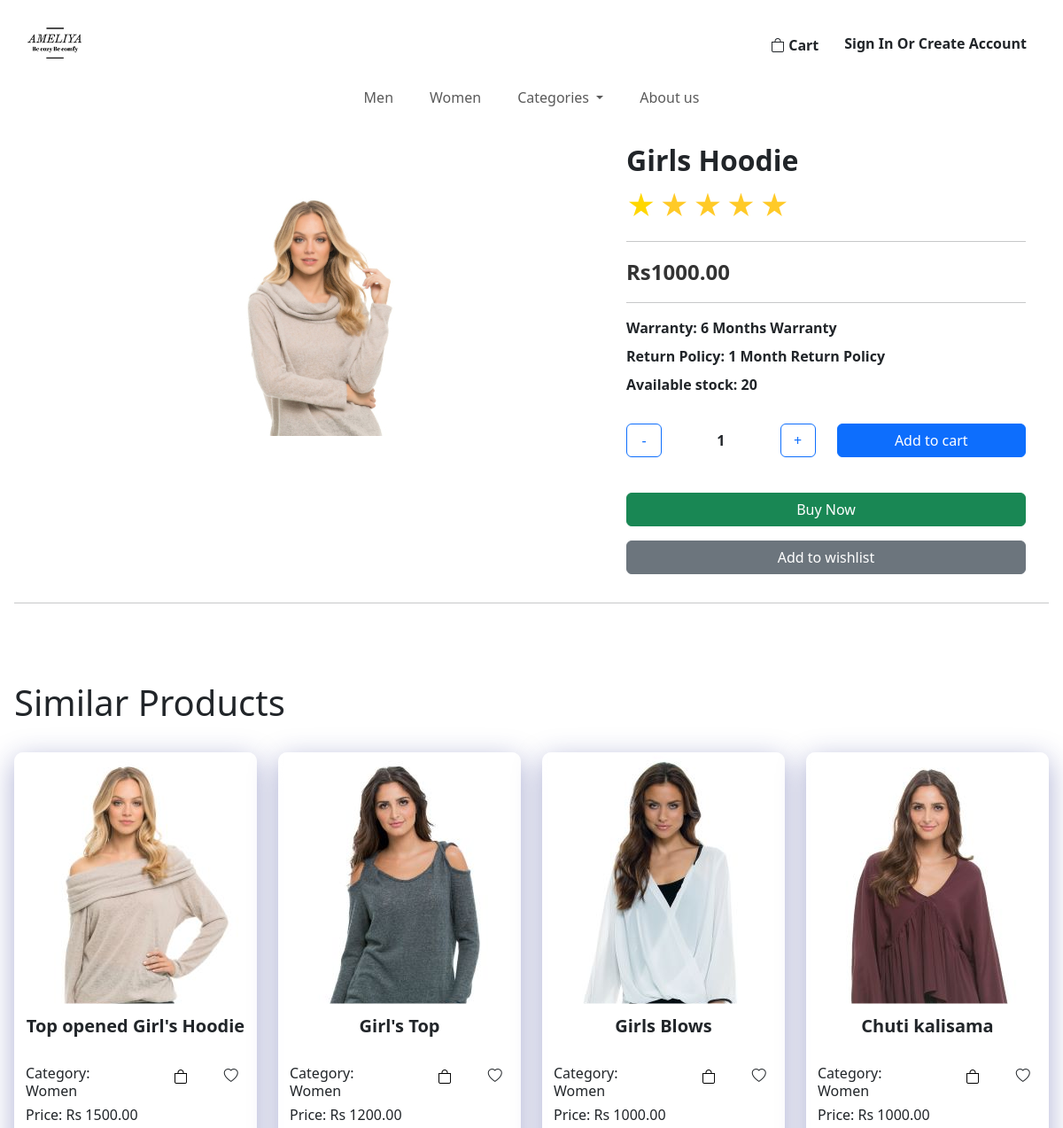
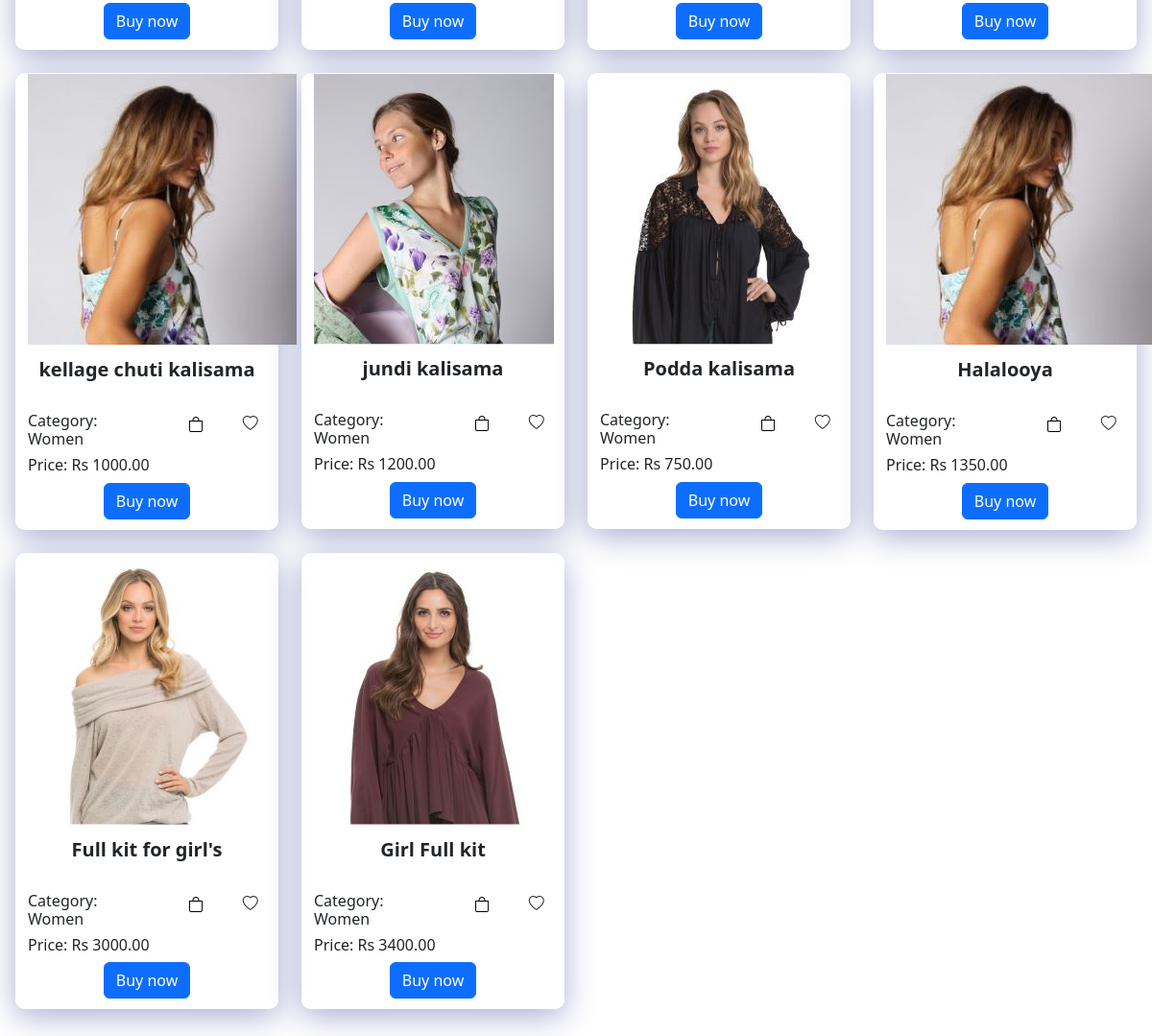
The app's page /components/singleproductview.php?id=1 with its own data (2 pictures, top to bottom).
### tables this page shows
CREATE TABLE IF NOT EXISTS `product` (
  `id` int NOT NULL AUTO_INCREMENT,
  `price` varchar(45) DEFAULT NULL,
  `qty` varchar(45) DEFAULT NULL,
  `discription` varchar(150) DEFAULT NULL,
  `title` varchar(45) DEFAULT NULL,
  `aded_date` date DEFAULT NULL,
  `del_fee_col` double DEFAULT NULL,
  `del_fee_other` double DEFAULT NULL,
  `color_clr_id` int NOT NULL,
  `category_c_id` int NOT NULL,
  `brand_b_id` int NOT NULL,
  `status_s_id` int NOT NULL,
  PRIMARY KEY (`id`),
  KEY `fk_product_color1_idx` (`color_clr_id`),
  KEY `fk_product_category1_idx` (`category_c_id`),
  KEY `fk_product_brand1_idx` (`brand_b_id`),
  KEY `fk_product_status1_idx` (`status_s_id`),
  CONSTRAINT `fk_product_brand1` FOREIGN KEY (`brand_b_id`) REFERENCES `brand` (`b_id`),
  CONSTRAINT `fk_product_category1` FOREIGN KEY (`category_c_id`) REFERENCES `category` (`c_id`),
  CONSTRAINT `fk_product_color1` FOREIGN KEY (`color_clr_id`) REFERENCES `color` (`clr_id`),
  CONSTRAINT `fk_product_status1` FOREIGN KEY (`status_s_id`) REFERENCES `status` (`s_id`)
);

CREATE TABLE IF NOT EXISTS `product_img` (
  `path` varchar(150) NOT NULL,
  `product_id` int NOT NULL,
  PRIMARY KEY (`path`),
  KEY `fk_product_img_product1_idx` (`product_id`),
  CONSTRAINT `fk_product_img_product1` FOREIGN KEY (`product_id`) REFERENCES `product` (`id`)
);

CREATE TABLE IF NOT EXISTS `category` (
  `c_id` int NOT NULL AUTO_INCREMENT,
  `c_name` varchar(45) DEFAULT NULL,
  PRIMARY KEY (`c_id`)
);

### components/connection.php (called while the page is built, shortened)
<?php
class Database{
    public static $connection;
    public static function setUpConnection(){
        if(!isset(Database::$connection)){
            Database::$connection = new mysqli("localhost","root","Kavitha@#2003","vivaaluth","3306");
        }
    }
    public static function search($q){
        $resultset = Database::$connection->query($q);
        return $resultset;
    }
}
?>

### components/SingleProductView.php (the view, shortened to what this page needs)
<?php require "../components/connection.php"; ?>
<?php
if (isset($_GET["id"])) {
  $pid = $_GET["id"];
  $product_rs = Database::search("SELECT * FROM product INNER JOIN category ON product.category_c_id = category.c_id INNER JOIN brand ON brand.b_id = product.brand_b_id INNER JOIN product_img ON product.id = product_img.product_id WHERE `id` = '" . $pid . "';");
  $product_num = $product_rs->num_rows;
  if ($product_num == 1) {
    $product_data = $product_rs->fetch_assoc();
?>
<!doctype html>
<html lang="en">
<head>
  <link href="https://cdn.jsdelivr.net/npm/bootstrap@5.3.2/dist/css/bootstrap.min.css" rel="stylesheet">
  <link rel="stylesheet" href="../style.css">
</head>
<body>
  <?php include '../components/NavbarOther.php'; ?>
  <?php include '../components/Header.php'; ?>
  <br>
  <div class="container">
    <div class="row">
      <div class="col-lg-7 col-md-12 col-sm-12 text-center mt-5">
        <img src="../<?php echo $product_data["path"]; ?>" class="img-fluid product-image" alt="Product Image">
      </div>
      <div class="col-lg-5 col-md-12 col-sm-12">
        <div class="title" id="title1">
          <h2 id="title"><b><?php echo $product_data["title"] ?></b></h2>
        </div>
        <div class="rating">
          <label title="text" for="star5">&#9733;</label>
          <label title="text" for="star4">&#9733;</label>
          <label title="text" for="star3">&#9733;</label>
          <label title="text" for="star2">&#9733;</label>
          <label title="text" for="star1">&#9733;</label>
        </div>
        <hr>
        <div class="price">
          <p><b>Rs<?php echo $product_data["price"] ?>.00</b></p>
        </div>
        <hr>
        <div class="warranty">
          <b>Warranty: 6 Months Warranty</b>
          <b>Return Policy: 1 Month Return Policy</b>
          <b>Available stock: <span id="stock"> <?php echo $product_data["qty"] ?></span></b>
        </div>
        <br>
        <div class="row">
          <div class="col-12 col-md-6 d-flex align-items-center justify-content-between mb-3">
            <button class="btn btn-outline-primary" onclick="minas();" style="width: 40px;">-</button>
            <span id="value"><b>1</b></span>
            <button class="btn btn-outline-primary" onclick="plus();" style="width: 40px;">+</button>
          </div>
          <div class="col-12 col-md-6 mb-3">
            <button class="btn btn-primary btn-custom col-12" onclick="addtocart();">Add to cart</button>
          </div>
        </div>
        <br>
        <div class="col-12 mb-3">
          <button class="btn btn-success btn-custom col-12" id="pidforsp<?php echo $product_data["id"] ?>" onclick="buynow44();">Buy Now</button>
        </div>
        <div class="col-12 mb-3">
          <button class="btn btn-secondary btn-custom col-12" onclick="wishlist();">Add to wishlist</button>
        </div>
      </div>
    </div>
  </div>
  <hr>
  <section>
    <br>
    <br>
    <br>
    <h1>Similar Products</h1>
    <br>
    <?php
    $sproduct_rs = Database::search("SELECT product.*, category.c_name, brand.*, product_img.*
    FROM product
    INNER JOIN category ON product.category_c_id = category.c_id
    INNER JOIN brand ON brand.b_id = product.brand_b_id
    INNER JOIN product_img ON product.id = product_img.product_id
    WHERE product.category_c_id = (
      SELECT category_c_id
      FROM product
      WHERE id = '" . $pid . "'
    );");
    $sproduct_num = $sproduct_rs->num_rows;
    if ($sproduct_num > 0) {
      while ($sproduct_data = $sproduct_rs->fetch_assoc()) {
    ?>
    <div class="col">
      <div class="row">
        <?php
        while ($sproduct_data = $sproduct_rs->fetch_assoc()) {
        ?>
        <div class="col-lg-3 col-md-6 col-sm-12 text-center mb-4">
          <div class="container" id="box">
            <img src="../<?php echo $sproduct_data['path']; ?>" alt="" style="clip-path: polygon(0 0, 100% 0, 100% 75%, 0 75%);">
            <div class="row text-center" style="margin-top:-80px;">
              <h5><span id="title1"><b><?php echo $sproduct_data["title"] ?></b></span></h5>
            </div>
            <br>
            <div class="row">
              <div class="col-7 text-start">
                <h6>Category: <?php echo $sproduct_data["c_name"] ?></h6>
              </div>
              <div class="col-5 text-end">
                <div class="row">
                  <div class="col text-center">
                    <button onclick="addtocarthome(<?php echo $sproduct_data['id'] ?>);" style="border: none; background:none;"><i class="bi bi-bag"></i></button>
                  </div>
                  <div class="col text-center"><i class="bi bi-heart"></i></div>
                </div>
              </div>
            </div>
            <div class="row text-start">
              <h6>Price: Rs <?php echo $sproduct_data["price"] ?>.00</h6>
            </div>
            <div class="col" style="margin-bottom: 10px;">
              <div class="row text-center">
                <a href="<?php echo "../components/singleproductview.php?id=" . $sproduct_data["id"]; ?>" style="color:white; text-decoration:none;">
                  <button type="button" class="btn btn-primary">Buy now</button>
                </a>
              </div>
            </div>
          </div>
        </div>
        <?php
        }
        ?>
      </div>
    </div>
    <?php
      }
    }
    ?>
  </section>
</body>
</html>
<?php
  } else {
?>
<script>
  alert("Something went wrong");
</script>
<?php
  }
}
?>

### style.css (style rules this page uses)
#box { background: rgba(255, 255, 255, 0.65); box-shadow: 0 8px 32px 0 rgba(31, 38, 135, 0.37); backdrop-filter: blur(20px); -webkit-backdrop-filter: blur(20px); border-radius: 10px; border: 1px solid rgba(255, 255, 255, 0.18); }

### components/SingleProductView.php (style rules this page uses)
body { font-family: 'Roboto', sans-serif; background-color: #f8f9fa; }
.product-image { clip-path: polygon(0 0, 100% 0, 100% 75%, 0 75%); transition: transform 0.3s ease-in-out; }
.btn-custom { border-radius: 15px; transition: background-color 0.3s ease; }
.rating label { font-size: 2rem; color: #ffd700; cursor: pointer; }
.rating input:checked ~ label { color: #ffca28; }
.price p { font-size: 1.5rem; color: #333; }
.warranty b { display: block; margin-bottom: 0.5rem; }

### records on screen
product: product_img.path (picture), title "Girls Hoodie", price "1000", qty "20"
product: product_img.path (picture), title "Top opened Girl's Hoodie", category_c.c_name "Women", price "1500"
product: product_img.path (picture), title "Girl's Top", category_c.c_name "Women", price "1200"
product: product_img.path (picture), title "Girls Blows", category_c.c_name "Women", price "1000"
product: product_img.path (picture), title "Chuti kalisama", category_c.c_name "Women", price "1000"
product: product_img.path (picture), title "kellage chuti kalisama", category_c.c_name "Women", price "1000"
product: product_img.path (picture), title "jundi kalisama", category_c.c_name "Women", price "1200"
product: product_img.path (picture), title "Podda kalisama", category_c.c_name "Women", price "750"
product: product_img.path (picture), title "Halalooya", category_c.c_name "Women", price "1350"
product: product_img.path (picture), title "Full kit for girl's", category_c.c_name "Women", price "3000"
product: product_img.path (picture), title "Girl Full kit", category_c.c_name "Women", price "3400"
